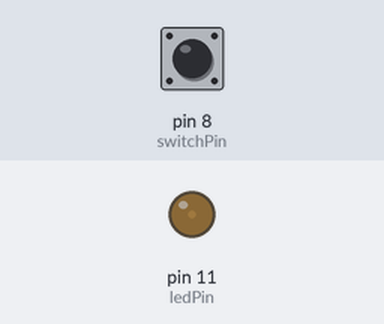
A sketch run on a simulated Arduino Uno, built with avr-gcc and run on an emulated ATmega328P. Shown: output pins drawn as LEDs (lit = HIGH). The inputs (shaded band) are chosen by the test bench; at power-on: pin 8 (switchPin) HIGH.

Above: at 1.2 s.
1.3 s: pin 8 (switchPin) pulled LOW for 0.15 s
At 1.7 s:
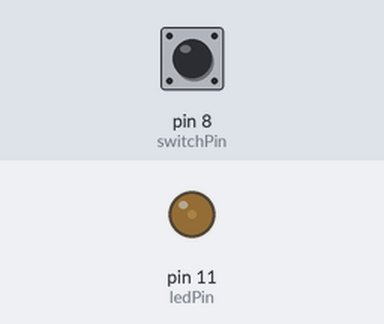
2.9 s: pin 8 (switchPin) pulled LOW for 1 s
At 4.2 s:
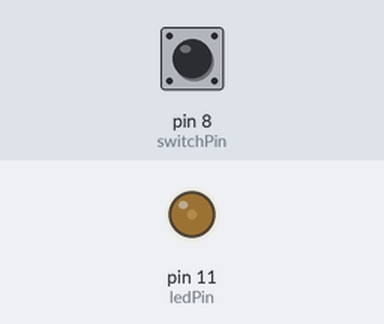
5.4 s: pin 8 (switchPin) pulsed LOW 5 times (0.12 s each, 0.3 s apart)
At 7.1 s:
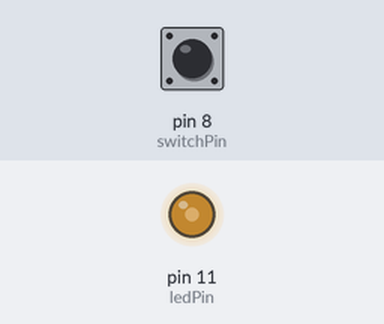
8.4 s: pin 8 (switchPin) pulled LOW for 0.15 s
At 9.6 s:
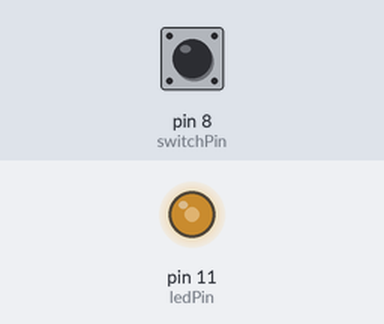
10.0 s: pin 8 (switchPin) pulsed LOW 5 times (0.12 s each, 0.3 s apart)
At 11.8 s:
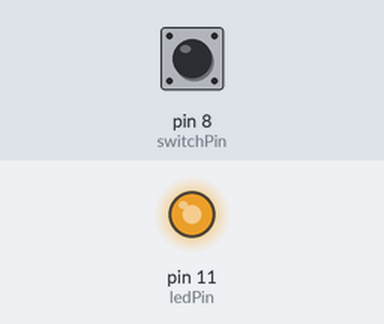
Timing chart, 0 to 13.3 s (numbered marks = the images above; inputs shaded):
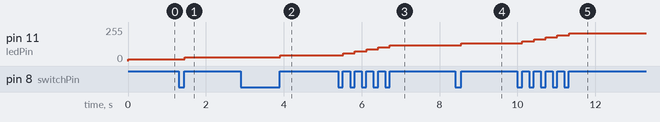

Measured:
- after the input at 1.3 s, pin 11 (ledPin): 15/255 → 30/255 after 0.16 s
- after the input at 2.9 s, pin 11 (ledPin): 30/255 → 45/255 after 1.0 s
- after the input at 5.4 s, pin 11 (ledPin): moves from 45/255 to 120/255 over 1.2 s, starting after 0.13 s
- after the input at 8.4 s, pin 11 (ledPin): 120/255 → 135/255 after 0.16 s
- after the input at 10.0 s, pin 11 (ledPin): moves from 135/255 to 210/255 over 1.2 s, starting after 0.13 s

The sketch:

sketch_oct30b.ino
```cpp
int switchPin = 8;
int ledPin = 11;
bool lastButton = LOW;
bool currentButton = LOW;
int ledOn = 0;


void setup() {
  // put your setup code here, to run once:
  pinMode(switchPin, INPUT);
  pinMode(ledPin, OUTPUT);
}

boolean dabounce(bool last){
  bool current = digitalRead(switchPin);
  // wait to set up
  if(last != current){
    delay(5);
    current = digitalRead(switchPin);
  }
  return current;
}

void loop() {
  // put your main code here, to run repeatedly:
  currentButton = dabounce(lastButton);

  if(lastButton == LOW && currentButton == HIGH){
    ledOn = (ledOn + 15) % 255;
  }


    lastButton = currentButton;
    analogWrite(ledPin, ledOn);
}
```
